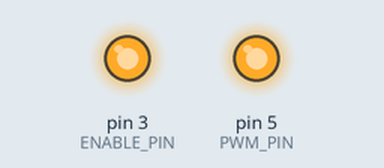
Recording of a sketch running on a simulated Arduino Uno, built with avr-gcc and run on an emulated ATmega328P. Shown: output pins drawn as LEDs (lit = HIGH).

Above: at 0.1 s.
Timing chart, 0 to 1.6 s (numbered marks = the images above):
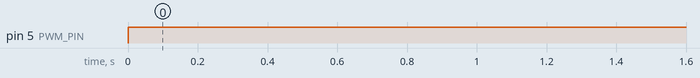

Measured:
- by itself, pin 5 (PWM_PIN): LOW → HIGH at 0.00 s

The sketch:

simple_PWM_test.ino
```cpp
#define PWM_PIN 5
#define ENABLE_PIN 3

void setup() {
  // put your setup code here, to run once:
  pinMode(PWM_PIN, OUTPUT);
  pinMode(ENABLE_PIN, OUTPUT);

  digitalWrite(ENABLE_PIN, HIGH);
}

void loop() {
  // put your main code here, to run repeatedly:
  // analogWrite(PWM_PIN, 0);     // Test 1, 8,
  // analogWrite(PWM_PIN, 26);    // Test 2
  // analogWrite(PWM_PIN, 30);    // Test ##
  // analogWrite(PWM_PIN, 51);    // Test 3
  // analogWrite(PWM_PIN, 77);    // Test 4
  // analogWrite(PWM_PIN, 128);   // Test 5
  // analogWrite(PWM_PIN, 191);   // Test 6
  analogWrite(PWM_PIN, 255);   // Test 7
}
```
